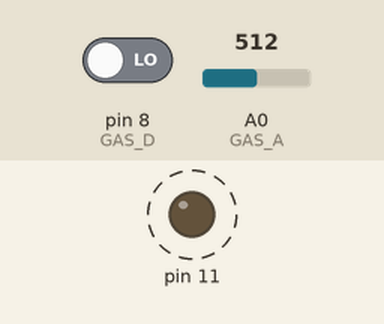
Simulated run of this sketch. Board: Arduino Uno, built with avr-gcc and run on an emulated ATmega328P. Shown: output pins drawn as LEDs (lit = HIGH). Dashed ring = blinking. The test bench sets the inputs (shaded band); at power-on: A0 (GAS_A) = 512, pin 8 (GAS_D) LOW. What the sketch prints to the serial monitor is not drawn.

Above: at 2.2 s.
2.3 s: A0 (GAS_A) set to 28
7.5 s: A0 (GAS_A) set to 23
At 8.4 s:
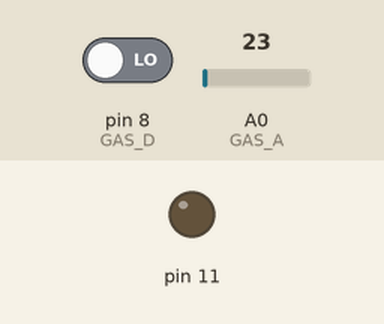
11.0 s: A0 (GAS_A) set to 122
At 11.8 s:
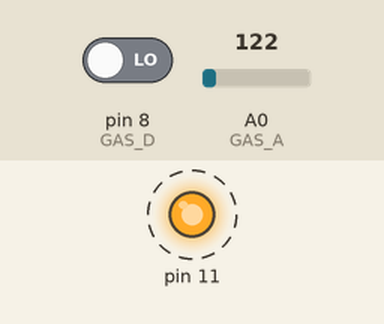
17.8 s: A0 (GAS_A) set to 15
At 18.3 s:
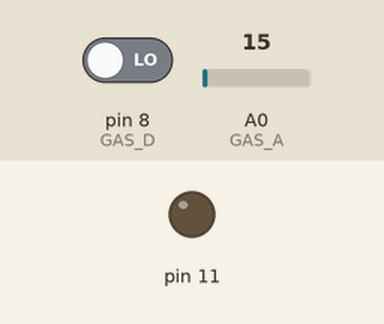
Timing chart, 0 to 20.8 s (numbered marks = the images above; inputs shaded):
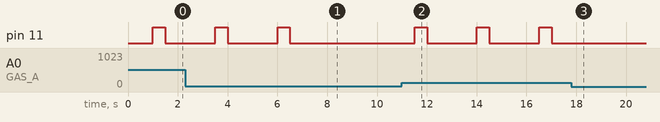

The sketch:

09_Gas_prc.ino
```cpp
// 실행 된다!! -> LED, 부저 직렬 연결
#define GAS_A A0
#define GAS_D 8

void setup() {
  Serial.begin(9600);
  Serial.print("히터 가열");
  delay(1000);
  pinMode(11, OUTPUT);
}

void loop() {
  float sensorAvalue = analogRead(GAS_A);
  float sensorDvalue = digitalRead(GAS_D);

  Serial.print("센서 입력 : ");
  Serial.print(sensorAvalue);


  if (sensorAvalue > 25) {
    Serial.print(" !!연기 감지!! ");
    Serial.print(" ");

    digitalWrite(11, HIGH);
    delay(500);
    digitalWrite(11, LOW);
    delay(1000);
  }
    Serial.print(" 센서 디지털 : ");
    Serial.println(sensorDvalue);
    delay(1000);
}
```

Measured:
- the behaviour switches between 26 and 25 on A0 (GAS_A) (found by bisection; images 0 and 1)
- after the input at 7.5 s, pin 11: stays LOW (without the input it goes to HIGH after 1.0 s)
- after the input at 11.0 s, pin 11: alternates HIGH for 0.50 s and LOW for 2.0 s, starting after 0.51 s
- after the input at 17.8 s, pin 11: stops changing and stays LOW
- by itself, pin 11: alternates HIGH for 0.50 s and LOW for 2.0 s
